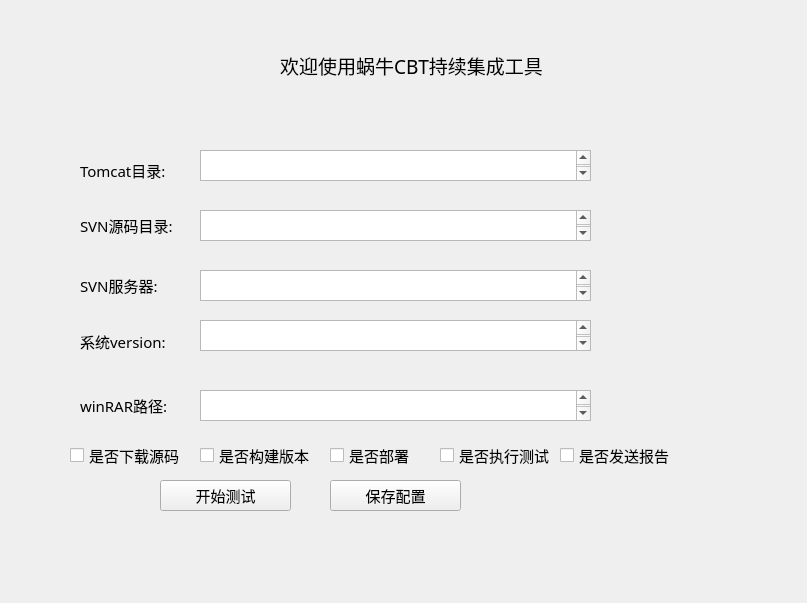
<?xml version="1.0" encoding="UTF-8"?>
<ui version="4.0">
 <class>Form</class>
 <widget class="QWidget" name="Form">
  <property name="geometry">
   <rect>
    <x>0</x>
    <y>0</y>
    <width>807</width>
    <height>603</height>
   </rect>
  </property>
  <property name="font">
   <font>
    <pointsize>11</pointsize>
   </font>
  </property>
  <property name="windowTitle">
   <string>WoniuCBT CI System</string>
  </property>
  <widget class="QPushButton" name="button_start">
   <property name="geometry">
    <rect>
     <x>160</x>
     <y>480</y>
     <width>131</width>
     <height>31</height>
    </rect>
   </property>
   <property name="text">
    <string>开始测试</string>
   </property>
  </widget>
  <widget class="QLabel" name="label">
   <property name="geometry">
    <rect>
     <x>80</x>
     <y>150</y>
     <width>111</width>
     <height>41</height>
    </rect>
   </property>
   <property name="font">
    <font>
     <family>Andalus</family>
     <pointsize>11</pointsize>
     <weight>50</weight>
     <bold>false</bold>
    </font>
   </property>
   <property name="text">
    <string>Tomcat目录:</string>
   </property>
   <property name="textFormat">
    <enum>Qt::RichText</enum>
   </property>
  </widget>
  <widget class="QTextEdit" name="text_tomcat">
   <property name="geometry">
    <rect>
     <x>200</x>
     <y>150</y>
     <width>391</width>
     <height>31</height>
    </rect>
   </property>
   <property name="font">
    <font>
     <family>微软雅黑</family>
    </font>
   </property>
  </widget>
  <widget class="QLabel" name="label_2">
   <property name="geometry">
    <rect>
     <x>80</x>
     <y>210</y>
     <width>111</width>
     <height>31</height>
    </rect>
   </property>
   <property name="font">
    <font>
     <family>Andalus</family>
     <pointsize>11</pointsize>
     <weight>50</weight>
     <bold>false</bold>
    </font>
   </property>
   <property name="text">
    <string>SVN源码目录:</string>
   </property>
   <property name="textFormat">
    <enum>Qt::RichText</enum>
   </property>
  </widget>
  <widget class="QTextEdit" name="text_svn">
   <property name="geometry">
    <rect>
     <x>200</x>
     <y>210</y>
     <width>391</width>
     <height>31</height>
    </rect>
   </property>
   <property name="font">
    <font>
     <family>微软雅黑</family>
    </font>
   </property>
  </widget>
  <widget class="QLabel" name="label_3">
   <property name="geometry">
    <rect>
     <x>80</x>
     <y>270</y>
     <width>111</width>
     <height>31</height>
    </rect>
   </property>
   <property name="font">
    <font>
     <family>Andalus</family>
     <pointsize>11</pointsize>
     <weight>50</weight>
     <bold>false</bold>
     <kerning>true</kerning>
    </font>
   </property>
   <property name="mouseTracking">
    <bool>true</bool>
   </property>
   <property name="text">
    <string>SVN服务器:</string>
   </property>
   <property name="textFormat">
    <enum>Qt::RichText</enum>
   </property>
  </widget>
  <widget class="QTextEdit" name="text_svnurl">
   <property name="geometry">
    <rect>
     <x>200</x>
     <y>270</y>
     <width>391</width>
     <height>31</height>
    </rect>
   </property>
   <property name="font">
    <font>
     <family>微软雅黑</family>
    </font>
   </property>
  </widget>
  <widget class="QLabel" name="label_4">
   <property name="geometry">
    <rect>
     <x>80</x>
     <y>330</y>
     <width>91</width>
     <height>21</height>
    </rect>
   </property>
   <property name="font">
    <font>
     <family>Andalus</family>
     <pointsize>11</pointsize>
     <weight>50</weight>
     <bold>false</bold>
    </font>
   </property>
   <property name="text">
    <string>系统version:</string>
   </property>
   <property name="textFormat">
    <enum>Qt::RichText</enum>
   </property>
  </widget>
  <widget class="QTextEdit" name="text_version">
   <property name="geometry">
    <rect>
     <x>200</x>
     <y>320</y>
     <width>391</width>
     <height>31</height>
    </rect>
   </property>
   <property name="font">
    <font>
     <family>微软雅黑</family>
    </font>
   </property>
  </widget>
  <widget class="QLabel" name="label_5">
   <property name="geometry">
    <rect>
     <x>80</x>
     <y>390</y>
     <width>91</width>
     <height>31</height>
    </rect>
   </property>
   <property name="font">
    <font>
     <family>Andalus</family>
     <pointsize>11</pointsize>
     <weight>50</weight>
     <bold>false</bold>
    </font>
   </property>
   <property name="text">
    <string notr="true">winRAR路径:</string>
   </property>
   <property name="textFormat">
    <enum>Qt::RichText</enum>
   </property>
  </widget>
  <widget class="QTextEdit" name="text_rar">
   <property name="geometry">
    <rect>
     <x>200</x>
     <y>390</y>
     <width>391</width>
     <height>31</height>
    </rect>
   </property>
   <property name="font">
    <font>
     <family>微软雅黑</family>
    </font>
   </property>
  </widget>
  <widget class="QCheckBox" name="check_source">
   <property name="geometry">
    <rect>
     <x>70</x>
     <y>440</y>
     <width>121</width>
     <height>31</height>
    </rect>
   </property>
   <property name="text">
    <string>是否下载源码</string>
   </property>
  </widget>
  <widget class="QCheckBox" name="check_build">
   <property name="geometry">
    <rect>
     <x>200</x>
     <y>440</y>
     <width>121</width>
     <height>31</height>
    </rect>
   </property>
   <property name="text">
    <string>是否构建版本</string>
   </property>
  </widget>
  <widget class="QCheckBox" name="check_deploy">
   <property name="geometry">
    <rect>
     <x>330</x>
     <y>440</y>
     <width>121</width>
     <height>31</height>
    </rect>
   </property>
   <property name="text">
    <string>是否部署</string>
   </property>
  </widget>
  <widget class="QCheckBox" name="check_test">
   <property name="geometry">
    <rect>
     <x>440</x>
     <y>440</y>
     <width>121</width>
     <height>31</height>
    </rect>
   </property>
   <property name="text">
    <string>是否执行测试</string>
   </property>
  </widget>
  <widget class="QCheckBox" name="check_report">
   <property name="geometry">
    <rect>
     <x>560</x>
     <y>440</y>
     <width>121</width>
     <height>31</height>
    </rect>
   </property>
   <property name="text">
    <string>是否发送报告</string>
   </property>
  </widget>
  <widget class="QPushButton" name="button_save">
   <property name="geometry">
    <rect>
     <x>330</x>
     <y>480</y>
     <width>131</width>
     <height>31</height>
    </rect>
   </property>
   <property name="text">
    <string>保存配置</string>
   </property>
  </widget>
  <widget class="QLabel" name="label_6">
   <property name="geometry">
    <rect>
     <x>280</x>
     <y>50</y>
     <width>271</width>
     <height>31</height>
    </rect>
   </property>
   <property name="font">
    <font>
     <family>微软雅黑</family>
     <pointsize>14</pointsize>
    </font>
   </property>
   <property name="text">
    <string>欢迎使用蜗牛CBT持续集成工具</string>
   </property>
  </widget>
 </widget>
 <resources/>
 <connections/>
</ui>
